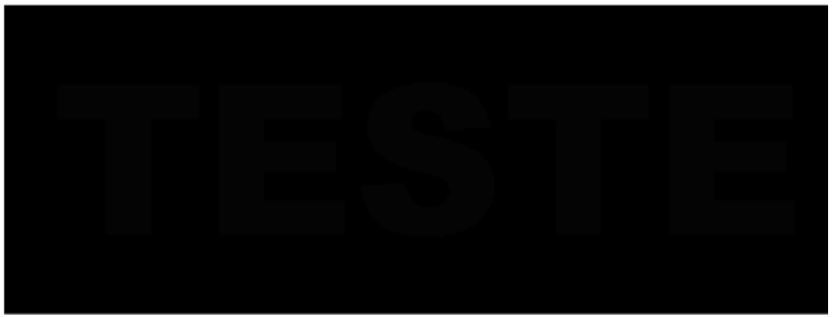
%> input picture Escuro.bmp, 833 x 317 px
$ octave Aula2Ex3.m   (GNU Octave 9; MATLAB toolbox functions it lacks are replaced by stand-ins)
%> lines starting %> are read from the running program, lines starting %| are printed output that depends on the picture
clear all;
clc;

imgESC = imread('Escuro.bmp');
%> imgESC is the input picture: size 317x833 uint8; min 0, max 255, mean 10.1

figure(1),imshow(imgESC), title('Imagem Escura');

imgEq = histeq(imgESC);
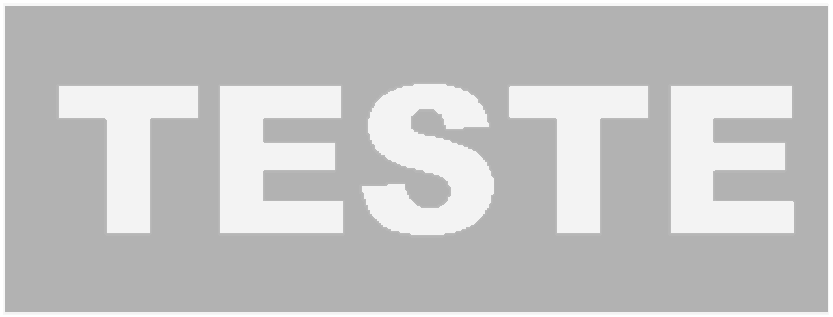
%> imgEq: size 317x833 uint8; min 178, max 255, mean 195.8

figure(1), imshow(imgESC), title('Imagem Original');
figure(2), imshow(imgEq), title('Imagem Equalizada');
figure(3), imhist(imgESC), title('Histograma da Imagem Original');
%> after `title('Histograma da Imagem Original')`:
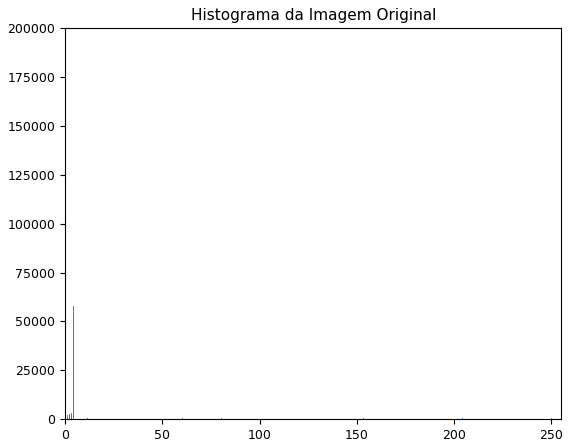
%> figure redrawn from the program's plot data; highest point at x = 0, y = 185858
figure(4), imhist(imgEq), title('Histograma da Imagem Equalizada');

imwrite(imgEq, 'imagemEqualizadaAula.bmp');
